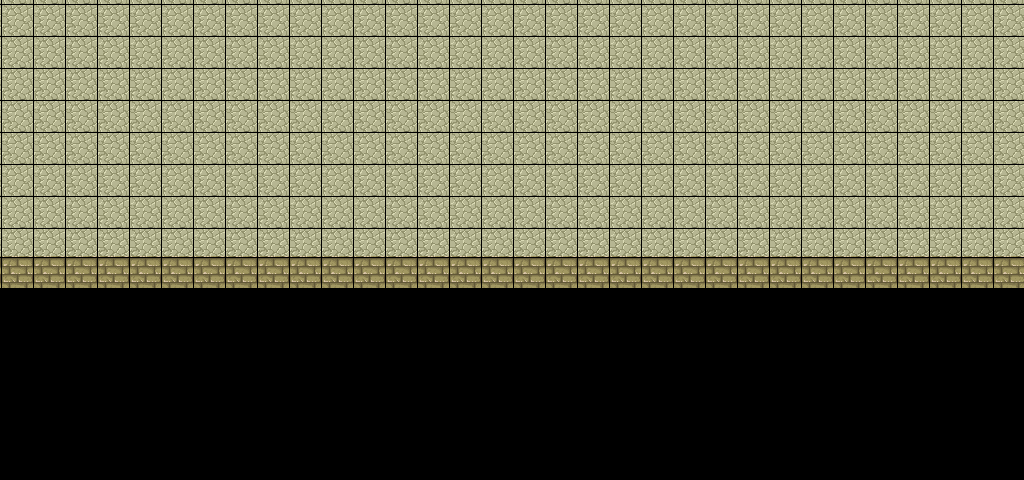

A level layout from a 2D game, rendered from its tile map. Below: a short description, then the map file with tile-grid data replaced by summaries:
An orthogonal 32x15 tile map with 32x32 px tiles, 2 tile layers (background, floor).

<map version="1.0" orientation="orthogonal" width="32" height="15" tilewidth="32" tileheight="32">
 <tileset firstgid="1" name="tmw_desert_spacing" tilewidth="32" tileheight="32">
  <image source="tmw_desert_spacing.png" width="265" height="199" />
 </tileset>
 <layer name="background" width="32" height="15">
  <data>[480 cells, 256 non-empty, 1 distinct tile ids]</data>
 </layer>
 <layer name="floor" width="32" height="15">
  <data>[480 cells, 32 non-empty, 1 distinct tile ids]</data>
 </layer>
</map>
